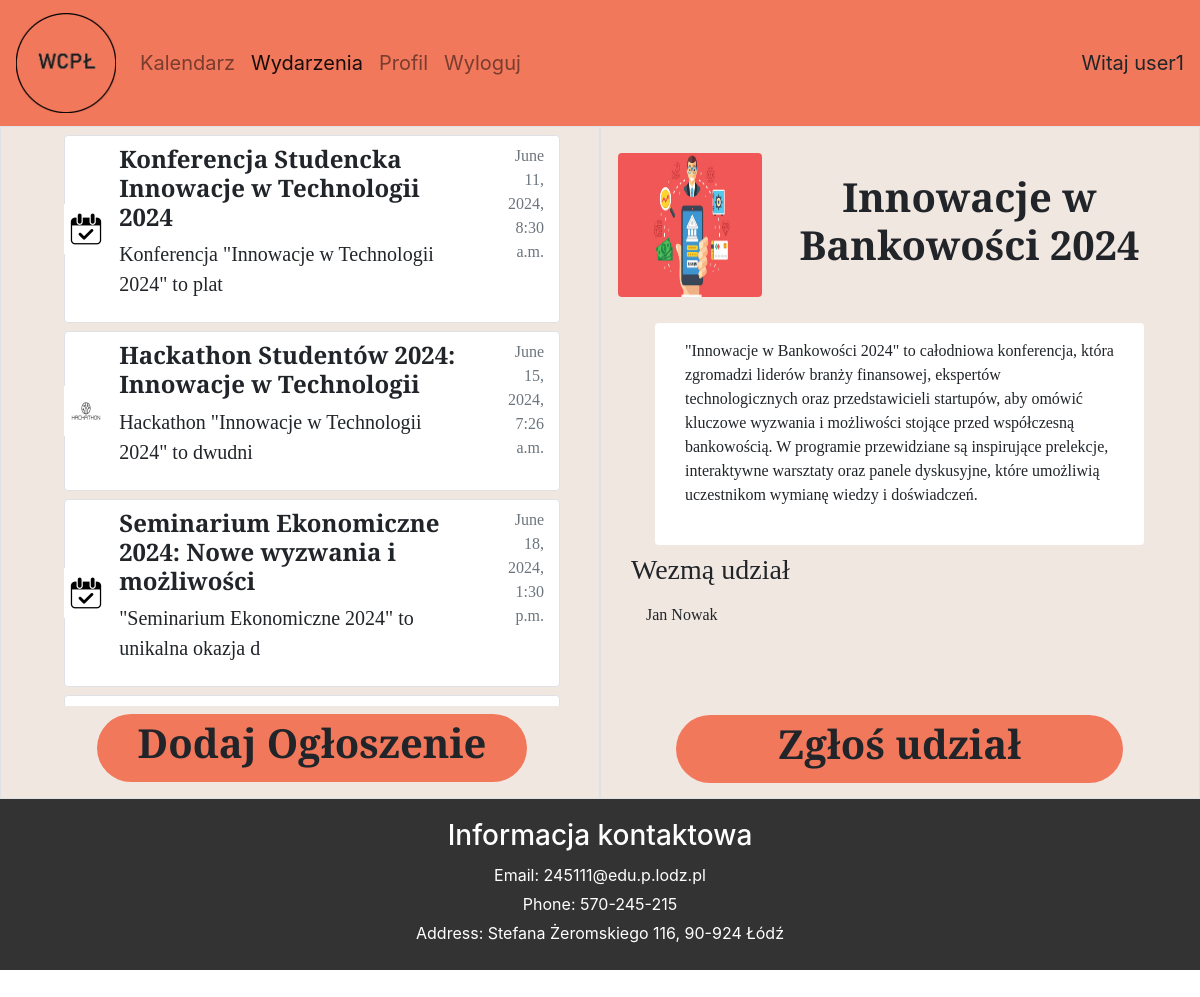
The app's page /events/25 (signed in) with its own data.
### main/models.py (models this page shows, shortened)
class Event(models.Model):
    picture = models.ImageField(default='default.jpg', upload_to='event_pics')
    author = models.ForeignKey(User, on_delete=models.CASCADE)
    users = models.ManyToManyField(User, related_name="users_list", blank=True)
    addDate = models.DateTimeField(default=timezone.now)
    startDate = models.DateTimeField(default=timezone.now)
    endDate = models.DateTimeField(default=timezone.now)
    title = models.CharField(max_length=100)
    description = models.CharField(max_length=620)
    accepted = models.IntegerField(default=0)
    class Meta:
        ordering = ['startDate']

class Profile(models.Model):
    USER_TYPE_CHOICES = (
        ('student', 'Student'),
        ('firm', 'Firm'),
    )
    user = models.OneToOneField(User, on_delete=models.CASCADE)
    user_type = models.CharField(max_length=10, choices=USER_TYPE_CHOICES, default='student')
    picture = models.ImageField(default='user_icon.png', upload_to='profile_pictures')
    phone_number = models.CharField(max_length=20, null=True, blank=True)
    faculty = models.CharField(max_length=40, null=True, blank=True)
    course = models.CharField(max_length=50, null=True, blank=True)
    semester = models.IntegerField(null=True, validators=[MinValueValidator(1), MaxValueValidator(7)], blank=True)
    nameFirm = models.CharField(max_length=50, default='Nokia', null=True, blank=True)
    website = models.CharField(max_length=100, default='https://www.nokia.com/', null=True, blank=True)
    bio = models.TextField(blank=True)

### main/views.py (the view)
# urls.py: path('events/<int:id>', views.eventsInfo, name='events-info'),
@login_required
def eventsInfo(request, id):
    currentEvent = get_object_or_404(Event, id=id)
    currentUser = request.user
    profiles = []
    for user in currentEvent.users.all():
        profile = Profile.objects.get(user=user)
        profiles.append(profile)
    isFound = False
    for user in currentEvent.users.all():
        if user.username == currentUser.username:
            isFound = True
    if request.method == 'POST':
        form = ParticipationForm(request.POST)
        if currentUser.username != 'admin':
            if isFound:
                currentEvent.users.remove(currentUser)
            else:
                currentEvent.users.add(currentUser)
            currentEvent.save()
        return redirect('events-info', id=id)
    else:
        form = ParticipationForm()
    context = {
        'events': Event.objects.all(),
        'currentEvent': currentEvent,
        'currentUser': currentUser,
        'profiles': profiles,
        'ifParticipates': isFound,
        'form': form
    }
    return render(request, "main/events_info.html", context)

### main/templates/main/events_info.html (shortened to what this page needs)
{% extends "main/events_search.html" %}
{% load static %}
{% block event %}
<div class="row px-1 justify-content-center align-items-center" style="min-height: 180px;">
    <div class="col-md-3 col-sm-12">
        <div class="d-flex justify-content-center align-items-center">
            <img class="rounded" src="{{ currentEvent.picture.url }}" alt="event-icon" style="width: 144px;height: 144px;">
        </div>
    </div>
    <div class="col-md-9 col-sm-12">
        <div class="container text-center">
            <h1 class="fw-bold">{{ currentEvent.title }}</h1>
        </div>
    </div>
</div>
<div class="row mx-4 my-2 py-3 rounded bg-white" style="min-height: 222px;">
    <div class="col-md-12">
        <div class="container">
            {{ currentEvent.description }}
        </div>
    </div>
</div>
<h3>Wezmą udział</h3>
<div class="container">
    <ul class="navbar-nav mr-auto">
        <li class="nav-item">
            <div class="row" style="min-height: 120px;">
                {% for profile in profiles|slice:":12" %}
                <div class="col-md-3">
                    <a class="nav-link" href="{% url 'profile-home'  profile.user.username %}" style="color: inherit;">
                        {% if profile.user_type == 'student' %}
                        {{ profile.user.first_name }} {{ profile.user.last_name }}
                        {% else %}
                        {{ profile.nameFirm }}
                        {% endif %}
                    </a>
                </div>
                {% endfor %}
            </div>
        </li>
    </ul>
</div>
<div class="row px-5">
    {% if currentEvent.author == currentUser %}
    <div class="container">
        <a class="col-md-12 btn pt-1 rounded-pill text-center" href="{% url 'events-edit' currentEvent.id %}" style="background-color: #F2785C">
            <h1 class="fw-bold">Edytuj wydarzenie</h1>
        </a>
    </div>
    {% else %}
    <form method="POST">
        <button class="col-md-12 btn pt-1 rounded-pill text-center" type="submit" style="background-color: #F2785C">
            {% if ifParticipates %}
            <h1 class="fw-bold">Wypisz się</h1>
            {% else %}
            <h1 class="fw-bold">Zgłoś udział</h1>
            {% endif %}
        </button>
    </form>
    {% endif %}
</div>
{% endblock event %}

### main/templates/main/events_search.html (shortened to what this page needs)
{% extends "main/base.html" %}
{% load static %}
{% block events_activate %}
active
{% endblock events_activate %}
{% block content %}
<div class="container-fluid" style="background-color: #F1E7E1; font-family:Bree Serif">
    <div class="row">
        <div class="col-md-6 col-sm-12 py-2 ps-5 pe-4 border">
            <div class="container mb-2">
                <div class="container-fluid" style="height: 571px; max-height: 571px; overflow-y: scroll;">
                    {% for event in events %}
                    {% if event.accepted %}
                    <div class="row rounded border border-5 mb-2 bg-white">
                        <div class="col-md-1">
                            <div class="d-flex justify-content-center align-items-center" style="height: 100%;width: 100%;">
                                <img class="rounded" src="{{ event.picture.url }}" alt="event-icon" style="width: 50px; height: 50px;">
                            </div>
                        </div>
                        <a class="col-md-9 btn pt-2 text-start" href="{% url 'events-info' event.id %}">
                            <h4 class="fw-bold">{{ event.title }}</h4>
                            <p class="fs-5">{{ event.description|slice:":50" }}</p>
                        </a>
                        <div class="col-md-2 text-end pt-2 text-muted">
                            {{ event.startDate }}
                        </div>
                    </div>
                    {% endif %}
                    {% endfor %}
                </div>
                <div class="row px-5 mt-2">
                    <a class="col-md-12 btn pt-1 rounded-pill text-center" href="{% url 'events-add' %}" style="background-color: #F2785C">
                        <h1 class="fw-bold">Dodaj Ogłoszenie</h1>
                    </a>
                </div>
            </div>
        </div>
        <div class="col-md-6 col-sm-12 py-2 pe-3 border">
            <div class="container">
                {% block event %}{% endblock %}
            </div>
        </div>
    </div>
</div>
{% endblock content %}

### main/templates/main/base.html (shortened to what this page needs)
{% load static %}
<!DOCTYPE html>
<html>
    <head>
        <link rel="stylesheet" href="{% static 'main/main.css' %}">
        <link href="https://cdn.jsdelivr.net/npm/bootstrap@5.0.2/dist/css/bootstrap.min.css" rel="stylesheet">
        <link rel="stylesheet" href="https://stackpath.bootstrapcdn.com/bootstrap/4.5.2/css/bootstrap.min.css">
        <link rel="stylesheet" href="https://cdn.jsdelivr.net/npm/bootstrap-icons@1.11.3/font/bootstrap-icons.min.css">
    </head>
    <body>
        <nav class="navbar navbar-expand-lg navbar-light">
            <a class="navbar-brand" href="#">
                <img src="{% static 'main/logo.png' %}" alt="logo" style="width: 100px;height: 100px;">
            </a>
            <div class="collapse navbar-collapse" id="navbarSupportedContent">
              <ul class="navbar-nav mr-auto">
                {% if user.is_authenticated %}
                <li class="nav-item">
                  <a class="nav-link {% block calendar_activate %}{% endblock %}" href="{% url 'calendar' %}">Kalendarz</a>
                </li>
                <li class="nav-item">
                  <a class="nav-link {% block events_activate %}{% endblock %}" href="{% url 'events-search' %}">Wydarzenia</a>
                </li>
                <li class="nav-item">
                    <a class="nav-link {% block profile_activate %}{% endblock %}" href="{% url 'profile-home' user.username %}">Profil</a>
                </li>
                <li class="nav-item">
                    <a class="nav-link" href="{% url 'logout' %}">Wyloguj</a>
                </li>
                {% endif %}
              </ul>
              {% if user.is_authenticated %}
              <span class="span-text">
                Witaj {{ user.username }}
              </span>
              {% endif %}
            </div>
        </nav>
        {% block content %}{% endblock %}
    </body>
    <footer>
        <div class="footer-container">
            <div class="contact-info">
                <h3>Informacja kontaktowa</h3>
                <p>Email: 245111@edu.p.lodz.pl</p>
                <p>Phone: 570-245-215</p>
                <p>Address:  Stefana Żeromskiego 116, 90-924 Łódź</p>
            </div>
        </div>
    </footer>
</html>

### main/static/main/main.css (style rules this page uses)
body { background-color: rgba(241, 231, 225, 1); overflow-x: hidden; font-family: "Bree Serif"; font-size: 20px; margin: 0; }
.navbar { background-color: #F2785C; font-size: 20px; }
footer { background-color: #333; color: #fff; padding: 20px; width: 100%; bottom: 0; }
.footer-container { margin: 0 auto; }
.contact-info { text-align: center; }
.contact-info h3 { margin-bottom: 10px; }
.contact-info p { margin: 5px 0; }

### records on screen
Event: picture (placeholder picture), title "Konferencja Studencka Innowacje w Technologii 2024", description "Konferencja \"Innowacje w Technologii 2024\" to plat", startDate "June 11, 2024, 8:30 a.m."
Event: picture (picture), title "Hackathon Studentów 2024: Innowacje w Technologii", description "Hackathon \"Innowacje w Technologii 2024\" to dwudni", startDate "June 15, 2024, 7:26 a.m."
Event: picture (placeholder picture), title "Seminarium Ekonomiczne 2024: Nowe wyzwania i możliwości", description "\"Seminarium Ekonomiczne 2024\" to unikalna okazja d", startDate "June 18, 2024, 1:30 p.m."
Event: picture (picture), title "Innowacje w Bankowości 2024", description "\"Innowacje w Bankowości 2024\" to całodniowa konferencja, która zgromadzi liderów branży finansowej, ekspertów technologicznych oraz przedstawicieli startupów, aby omówić kluczowe wyzwania i możliwości stojące przed współczesną bankowością. W programie przewidziane są inspirujące prelekcje, interaktywne warsztaty oraz panele dyskusyjne, które umożliwią uczestnikom wymianę wiedzy i doświadczeń."
Profile: user.first_name "Jan", user.last_name "Nowak"

### other values on screen
{{ user.username }} "user1"
